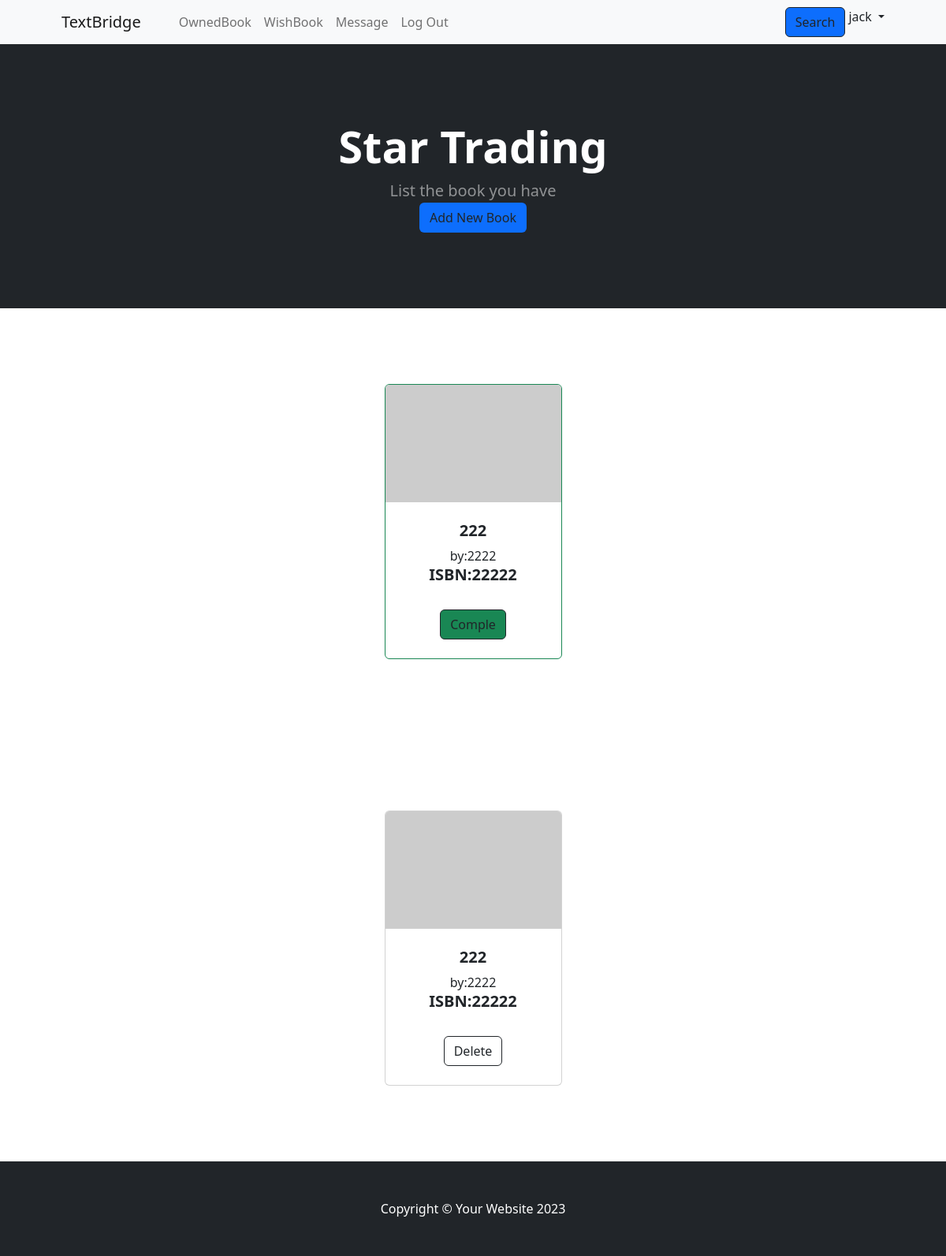
Screenshot of /ownlist (signed in) with the database file from the repository.
### main.py (models this page shows)
class User(UserMixin, db.Model):
    __tablename__ = "users"
    id = db.Column(db.Integer, primary_key=True)
    email = db.Column(db.String(100), unique=True)
    password = db.Column(db.String(100))
    name = db.Column(db.String(100))
    wishbook = relationship('WishBook')
    ownhbook = relationship('OwnBook')
    sent_messages = db.relationship('Message', foreign_keys='Message.sender_id', backref='sender', lazy='dynamic')
    received_messages = db.relationship('Message', foreign_keys='Message.recipient_id', backref='recipient', lazy='dynamic')

class OwnBook(db.Model):
    __tablename__ = "ownbooks"
    id = db.Column(db.Integer, primary_key=True)
    title = db.Column(db.String(250))
    author = db.Column(db.String(250))
    ISBN = db.Column(db.String(250))
    user_id = db.Column(db.Integer, db.ForeignKey('users.id'))
    status = db.Column(db.Integer, default=0)

### main.py (the view)
@app.route('/ownlist')
def ownlist():
    result = db.session.execute(db.select(OwnBook).filter_by(user_id=current_user.id).order_by(OwnBook.title))
    all_books = result.scalars()
    return render_template("ownlist.html", books=all_books)

### main.py (called while the page is built)
@login_manager.user_loader
def load_user(user_id):
    return db.get_or_404(User, user_id)

### templates/ownlist.html (shortened to what this page needs)
<!DOCTYPE html>
<html lang="en">
    <head>
        <link href="https://cdn.jsdelivr.net/npm/bootstrap-icons@1.5.0/font/bootstrap-icons.css" rel="stylesheet" />
        <link href="../static/css/styles2.css" rel="stylesheet" />
    </head>
    <body>
        <nav class="navbar navbar-expand-lg navbar-light bg-light">
            <div class="container px-4 px-lg-5">
                <a class="navbar-brand" href="#!">TextBridge</a>
                <div class="collapse navbar-collapse" id="navbarSupportedContent">
                    <ul class="navbar-nav me-auto mb-2 mb-lg-0 ms-lg-4">
                        <li class="nav-item"><a class="nav-link" href="{{ url_for('ownlist') }}">OwnedBook</a></li>
                        <li class="nav-item"><a class="nav-link" href="{{ url_for('wishlist') }}">WishBook</a></li>
                        <li class="nav-item"><a class="nav-link" href="{{ url_for('inbox') }}">Message</a></li>
                        <li class="nav-item"><a class="nav-link" href="{{ url_for('logout') }}">Log Out</a></li>
                    </ul>
                    <form class="d-flex">
                        <div class="text-center"><a class="btn btn-outline-dark me-1 bg-primary" href="{{ url_for('search') }}">Search</a></div>
                        {% if current_user.is_authenticated %}
                        <div class="ms-auto">
                            <div class="dropdown">
                                <a class="nav-link dropdown-toggle" href="#" role="button" id="navbarDropdown" data-bs-toggle="dropdown" aria-expanded="false">
                                    {{ current_user.name }}
                                </a>
                            </div>
                        {% endif %}
                    </form>
                </div>
            </div>
        </nav>
        <header class="bg-dark py-5">
            <div class="container px-4 px-lg-5 my-5">
                <div class="text-center text-white">
                    <h1 class="display-4 fw-bolder">Star Trading</h1>
                    <p class="lead fw-normal text-white-50 mb-0">List the book you have</p>
                    <div class="text-center"><a class="btn bg-primary" href="{{ url_for('addown') }}">Add New Book</a></div>
                </div>
            </div>
        </header>
        {% for book in books %}
        <section class="py-5">
            <div class="container px-4 px-lg-5 mt-5">
                <div class="row gx-4 gx-lg-5 row-cols-2 row-cols-md-3 row-cols-xl-4 justify-content-center">
                    <div class="col mb-5">
                        <div class="card h-100 {% if book.status == 1 %} border-success {% endif %}">
                            <img class="card-img-top" src="https://dummyimage.com/450x300/dee2e6/6c757d.jpg" alt="..." />
                            <div class="card-body p-4">
                                <div class="text-center">
                                    <h5 class="fw-bolder">{{book.title}}</h5>
                                    by:{{book.author}}
                                </div>
                                <div class="text-center">
                                    <h5 class="fw-bolder">ISBN:{{book.ISBN}}</h5>
                                </div>
                            </div>
                            <div class="card-footer p-4 pt-0 border-top-0 bg-transparent">
                                {% if book.status == 1 %}
                                    <div class="text-center">
                                        <a class="btn btn-outline-dark btn-success mt-auto" href="{{ url_for('deleteown', id=book.id) }}">Comple</a>
                                    </div>
                                {% else %}
                                    <div class="text-center">
                                        <a class="btn btn-outline-dark mt-auto" href="{{ url_for('deleteown', id=book.id) }}">Delete</a>
                                    </div>
                                {% endif %}
                            </div>
                        </div>
                    </div>
                </div>
            </div>
        </section>
        {% endfor %}
        <footer class="py-5 bg-dark">
            <div class="container"><p class="m-0 text-center text-white">Copyright &copy; Your Website 2023</p></div>
        </footer>
    </body>
</html>

### rows the page displays
User: name "jack"
OwnBook: title "222", author "2222", ISBN "22222"
OwnBook: title "222", author "2222", ISBN "22222"
